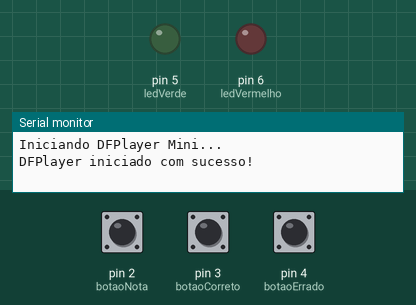
Simulated run of this sketch. Board: Arduino Uno, built with avr-gcc and run on an emulated ATmega328P. Parts: output pins drawn as LEDs (lit = HIGH), the last lines printed to the serial monitor. Inputs (shaded band) come from the test bench; at power-on: pin 3 (botaoCorreto) HIGH, pin 4 (botaoErrado) HIGH, pin 2 (botaoNota) HIGH. The audio player accepts every command and is not drawn.

Above: at 1.7 s.
1.8 s: pin 3 (botaoCorreto) pulled LOW for 0.15 s
At 2.7 s:
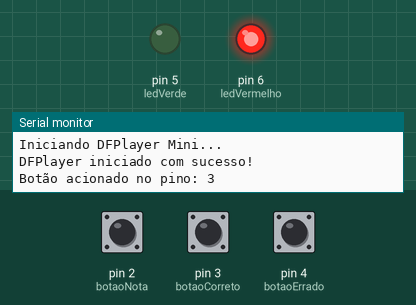
4.8 s: pin 4 (botaoErrado) pulled LOW for 0.15 s
At 6.0 s:
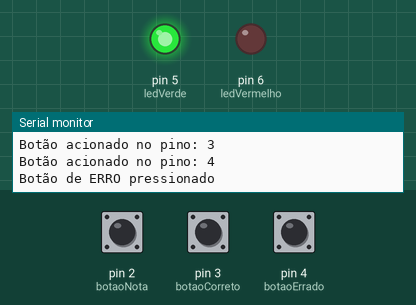
Timing chart, 0 to 7.8 s (numbered marks = the images above; inputs shaded):
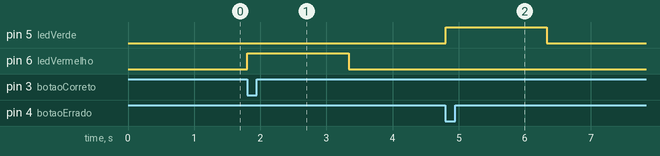

The sketch:

facil_2_de_3.ino
```cpp
// Projeto TCC sem multiplexador
// Atividade Fácil - Página 2 com botões diretos e pinos sequenciais

#include <SoftwareSerial.h>
#include <DFRobotDFPlayerMini.h>

// DFPlayer
SoftwareSerial mySerial(11, 10); // RX, TX
DFRobotDFPlayerMini mp3;

// Potenciômetro
//const int pinoVolume = A0;

// Botões
const int botaoNota    = 2;
const int botaoCorreto = 3;
const int botaoErrado  = 4;

// LEDs
const int ledVerde     = 5;
const int ledVermelho  = 6;

bool estadoAnterior[3] = {true, true, true};
unsigned long ultimoAcionamento[3] = {0, 0, 0};
const unsigned long debounceDelay = 250;
bool audioTocando = false;

void setup() {
  pinMode(botaoNota, INPUT_PULLUP);
  pinMode(botaoCorreto, INPUT_PULLUP);
  pinMode(botaoErrado, INPUT_PULLUP);

  pinMode(ledVerde, OUTPUT);
  pinMode(ledVermelho, OUTPUT);
  digitalWrite(ledVerde, LOW);
  digitalWrite(ledVermelho, LOW);

  Serial.begin(9600);
  mySerial.begin(9600);
  Serial.println("Iniciando DFPlayer Mini...");

  if (!mp3.begin(mySerial)) {
    Serial.println("Erro ao iniciar o DFPlayer. Verifique conexões e SD.");
    while (true);
  }

  mp3.volume(15);
  Serial.println("DFPlayer iniciado com sucesso!");
}

void loop() {
  // Controle de volume via potenciômetro
  //int leituraVolume = analogRead(pinoVolume);
  //int volumeDF = map(leituraVolume, 0, 1023, 0, 30);
  //mp3.volume(volumeDF);

  verificarBotao(0, botaoNota);
  verificarBotao(1, botaoCorreto);
  verificarBotao(2, botaoErrado);
  delay(10);
}

void verificarBotao(int indice, int pino) {
  bool estadoAtual = digitalRead(pino) == LOW;
  unsigned long agora = millis();

  if (estadoAtual && !estadoAnterior[indice] && (agora - ultimoAcionamento[indice] > debounceDelay) && !audioTocando) {
    ultimoAcionamento[indice] = agora;
    Serial.print("Botão acionado no pino: ");
    Serial.println(pino);
    audioTocando = true;

    switch (indice) {
      case 0:
        mp3.playMp3Folder(5); // Cinco reais
        delay(1000);
        break;
      case 1:
        digitalWrite(ledVermelho, HIGH);
        mp3.playMp3Folder(1); // Parabéns
        delay(1500);
        digitalWrite(ledVermelho, LOW);
        break;
      case 2:
        Serial.println("Botão de ERRO pressionado");
        digitalWrite(ledVerde, HIGH);
        mp3.playMp3Folder(2); // Tente novamente
        delay(1500);
        digitalWrite(ledVerde, LOW);
        break;
    }

    audioTocando = false;
  }

  estadoAnterior[indice] = estadoAtual;
}
```

Measured:
- after the input at 1.8 s, pin 6 (ledVermelho): LOW → HIGH at once, → LOW 1.5 s later
- after the input at 4.8 s, pin 5 (ledVerde): LOW → HIGH at once, → LOW 1.5 s later
